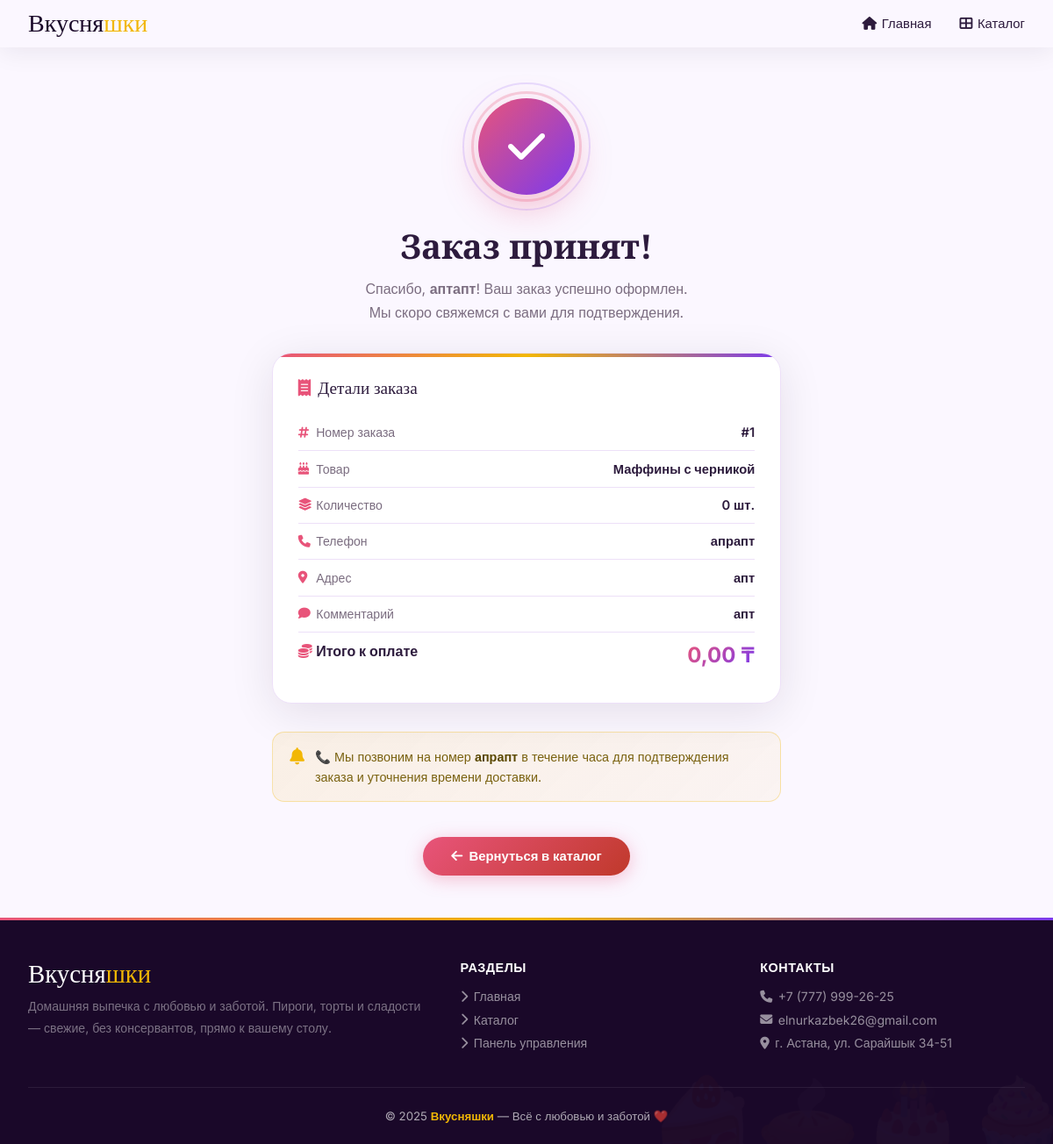
The page /order/success/1/ on the database its author committed.
### shop/models.py (models this page shows, shortened)
class Order(models.Model):
    STATUS_NEW = 'new'
    STATUS_PROCESSING = 'processing'
    STATUS_DONE = 'done'
    STATUS_CANCELLED = 'cancelled'
    STATUS_CHOICES = [
        (STATUS_NEW, 'Новый'),
        (STATUS_PROCESSING, 'В обработке'),
        (STATUS_DONE, 'Выполнен'),
        (STATUS_CANCELLED, 'Отменён'),
    ]
    product = models.ForeignKey(
        Product, on_delete=models.CASCADE,
        related_name='orders', verbose_name='Товар'
    )
    customer_name = models.CharField(max_length=100, verbose_name='Имя клиента')
    phone = models.CharField(max_length=20, verbose_name='Телефон')
    email = models.EmailField(blank=True, verbose_name='Email')
    address = models.TextField(verbose_name='Адрес доставки')
    quantity = models.PositiveIntegerField(default=1, verbose_name='Количество')
    comment = models.TextField(blank=True, verbose_name='Комментарий')
    status = models.CharField(
        max_length=20, choices=STATUS_CHOICES,
        default=STATUS_NEW, verbose_name='Статус'
    )
    created_at = models.DateTimeField(auto_now_add=True, verbose_name='Дата заказа')
    class Meta:
        verbose_name = 'Заказ'
        verbose_name_plural = 'Заказы'
        ordering = ['-created_at']
    def total_price(self):
        return self.product.price * self.quantity
    total_price.short_description = 'Сумма (тенге)'

class Product(models.Model):
    category = models.ForeignKey(
        Category, on_delete=models.CASCADE,
        related_name='products', verbose_name='Категория'
    )
    name = models.CharField(max_length=200, verbose_name='Название')
    description = models.TextField(verbose_name='Описание')
    price = models.DecimalField(max_digits=10, decimal_places=2, verbose_name='Цена (тенге)')
    image = models.ImageField(upload_to='products/', blank=True, null=True, verbose_name='Фото')
    is_available = models.BooleanField(default=True, verbose_name='Доступен')
    created_at = models.DateTimeField(auto_now_add=True, verbose_name='Добавлен')
    class Meta:
        verbose_name = 'Товар'
        verbose_name_plural = 'Товары'
        ordering = ['category', 'name']

### shop/views.py (the view)
# urls.py: path('order/success/<int:pk>/', views.order_success, name='order_success'),
def order_success(request, pk):
    order = get_object_or_404(Order, pk=pk)
    return render(request, 'shop/order_success.html', {'order': order})

### templates/shop/order_success.html (shortened to what this page needs)
{% extends 'base.html' %}
{% block nav_class %}light{% endblock %}
{% block content %}
<div class="success-page">
  <div class="success-wrap">
    <div class="check-circle" data-aos="zoom-in">
      <i class="fas fa-check"></i>
    </div>
    <h1 class="success-title" data-aos="fade-up" data-aos-delay="100">Заказ принят!</h1>
    <p class="success-sub" data-aos="fade-up" data-aos-delay="150">
      Спасибо, <strong>{{ order.customer_name }}</strong>! Ваш заказ успешно оформлен.<br>
      Мы скоро свяжемся с вами для подтверждения.
    </p>
    <div class="order-card" data-aos="fade-up" data-aos-delay="200">
      <div class="order-card-title"><i class="fas fa-receipt" style="color:var(--rose);"></i> Детали заказа</div>
      <div class="order-row">
        <span class="row-label"><i class="fas fa-hashtag"></i> Номер заказа</span>
        <span class="row-value">#{{ order.pk }}</span>
      </div>
      <div class="order-row">
        <span class="row-label"><i class="fas fa-birthday-cake"></i> Товар</span>
        <span class="row-value">{{ order.product.name }}</span>
      </div>
      <div class="order-row">
        <span class="row-label"><i class="fas fa-layer-group"></i> Количество</span>
        <span class="row-value">{{ order.quantity }} шт.</span>
      </div>
      <div class="order-row">
        <span class="row-label"><i class="fas fa-phone"></i> Телефон</span>
        <span class="row-value">{{ order.phone }}</span>
      </div>
      <div class="order-row">
        <span class="row-label"><i class="fas fa-map-marker-alt"></i> Адрес</span>
        <span class="row-value">{{ order.address }}</span>
      </div>
      {% if order.comment %}
      <div class="order-row">
        <span class="row-label"><i class="fas fa-comment"></i> Комментарий</span>
        <span class="row-value">{{ order.comment }}</span>
      </div>
      {% endif %}
      <div class="order-row total-row">
        <span class="row-label"><i class="fas fa-coins"></i> Итого к оплате</span>
        <span class="row-value">{{ order.total_price }} ₸</span>
      </div>
    </div>
    <div class="alert-box" data-aos="fade-up" data-aos-delay="300">
      <i class="fas fa-bell"></i>
      <p>📞 Мы позвоним на номер <strong>{{ order.phone }}</strong> в течение часа для подтверждения заказа и уточнения времени доставки.</p>
    </div>
    <a href="/" class="btn btn-primary btn-back" data-aos="fade-up" data-aos-delay="350">
      <i class="fas fa-arrow-left"></i> Вернуться в каталог
    </a>
  </div>
</div>
{% endblock %}

### templates/base.html (style rules this page uses)
:root { --gold: #F2B705; --rose: #E8547A; --purple: #7C3AED; --dark: #1A0829; --body-bg: #FBF7FF; --text: #2D1B3D; --text-muted: #7B6D80; --card-bg: #FFFFFF; --border: #EDE0F8; --tr: all 0.3s cubic-bezier(.4,0,.2,1); }
* { margin:0; padding:0; box-sizing:border-box; }
html { scroll-behavior: smooth; }
body { font-family:'Inter',sans-serif; background:var(--body-bg); color:var(--text); overflow-x:hidden; min-height:100vh; display:flex; flex-direction:column; }
.btn { display:inline-flex; align-items:center; gap:.45rem; padding:.8rem 2rem; border-radius:50px; font-family:'Inter',sans-serif; font-weight:600; font-size:.93rem; cursor:pointer; text-decoration:none; transition:var(--tr); border:none; position:relative; overflow:hidden; }
.btn::after { content:''; position:absolute; inset:0; background:rgba(255,255,255,0); transition:background .3s; }
.btn-primary { background:linear-gradient(135deg,var(--rose),#c0392b); color:white; box-shadow:0 4px 20px rgba(232,84,122,.35); }

### templates/shop/order_success.html (style rules this page uses)
.success-page { min-height:90vh; display:flex; align-items:center; justify-content:center; padding:7rem 1.5rem 3rem; }
.success-wrap { max-width:580px; width:100%; text-align:center; }
.check-circle { width:110px; height:110px; border-radius:50%; background:linear-gradient(135deg,var(--rose),var(--purple)); display:flex; align-items:center; justify-content:center; margin:0 auto 2rem; position:relative; box-shadow:0 15px 40px rgba(232,84,122,.35); animation:popIn .6s cubic-bezier(.175,.885,.32,1.275) both; }
.check-circle i { font-size:3rem; color:white; }
.check-circle::before { content:''; position:absolute; inset:-8px; border-radius:50%; border:3px solid rgba(232,84,122,.25); animation:ringPulse 2s ease-in-out infinite; }
.check-circle::after { content:''; position:absolute; inset:-18px; border-radius:50%; border:2px solid rgba(124,58,237,.15); animation:ringPulse 2s ease-in-out infinite .5s; }
.success-title { font-family:'Playfair Display',serif; font-size:2.4rem; color:var(--text); margin-bottom:.6rem; }
.success-sub { color:var(--text-muted); font-size:1rem; margin-bottom:2rem; line-height:1.7; }
.order-card { background:white; border-radius:22px; padding:1.8rem; box-shadow:0 10px 50px rgba(26,8,41,.1); border:1px solid var(--border); margin-bottom:2rem; position:relative; overflow:hidden; text-align:left; }
.order-card::before { content:''; position:absolute; top:0; left:0; right:0; height:4px; background:linear-gradient(90deg,var(--rose),var(--gold),var(--purple)); }
.order-card-title { font-family:'Playfair Display',serif; font-size:1.2rem; color:var(--text); margin-bottom:1.2rem; display:flex; align-items:center; gap:.5rem; }
.order-row { display:flex; justify-content:space-between; align-items:flex-start; padding:.7rem 0; border-bottom:1px solid var(--border); gap:1rem; }
.order-row:last-child { border-bottom:none; }
.row-label { color:var(--text-muted); font-size:.88rem; flex-shrink:0; display:flex; align-items:center; gap:.4rem; }
.row-label i { color:var(--rose); width:14px; }
.row-value { font-weight:600; color:var(--text); font-size:.92rem; text-align:right; }
.total-row .row-label { font-weight:700; color:var(--text); font-size:1rem; }
.total-row .row-value { font-size:1.5rem; font-weight:700; background:linear-gradient(135deg,var(--rose),var(--purple)); -webkit-background-clip:text; -webkit-text-fill-color:transparent; background-clip:text; }
.alert-box { background:linear-gradient(135deg,rgba(242,183,5,.1),rgba(242,183,5,.05)); border:1px solid rgba(242,183,5,.3); border-radius:14px; padding:1rem 1.2rem; margin-bottom:2rem; text-align:left; display:flex; align-items:flex-start; gap:.75rem; }
.alert-box i { color:var(--gold); font-size:1.2rem; flex-shrink:0; margin-top:.1rem; }
.alert-box p { color:#7a6210; font-size:.9rem; line-height:1.6; margin:0; }
.alert-box strong { color:#5a4800; }
.btn-back { margin-top:.5rem; }

### rows shown on the page
Order: customer_name "аптапт", pk "1", product.name "Маффины с черникой", quantity "0", phone "апрапт", address "апт", comment "апт", total_price "0,00"
